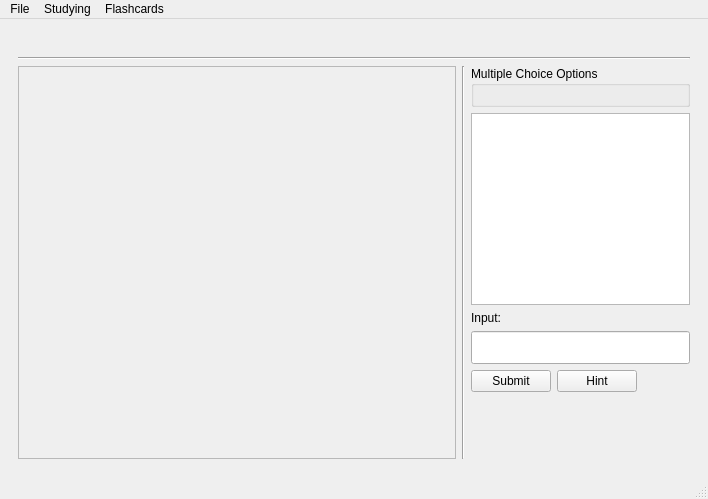
<?xml version="1.0" encoding="UTF-8"?>
<ui version="4.0">
 <class>MainWindow</class>
 <widget class="QMainWindow" name="MainWindow">
  <property name="geometry">
   <rect>
    <x>0</x>
    <y>0</y>
    <width>708</width>
    <height>499</height>
   </rect>
  </property>
  <property name="windowTitle">
   <string>MainWindow</string>
  </property>
  <widget class="QWidget" name="centralwidget">
   <layout class="QHBoxLayout" name="horizontalLayout_2">
    <item>
     <layout class="QHBoxLayout" name="horizontalLayout">
      <item>
       <widget class="QStackedWidget" name="stackedWidget">
        <property name="currentIndex">
         <number>0</number>
        </property>
        <widget class="QWidget" name="page">
         <layout class="QVBoxLayout" name="verticalLayout" stretch="0,0,0">
          <item>
           <widget class="QLabel" name="lblStats">
            <property name="sizePolicy">
             <sizepolicy hsizetype="Preferred" vsizetype="Fixed">
              <horstretch>0</horstretch>
              <verstretch>0</verstretch>
             </sizepolicy>
            </property>
            <property name="text">
             <string/>
            </property>
           </widget>
          </item>
          <item>
           <widget class="Line" name="line_3">
            <property name="orientation">
             <enum>Qt::Horizontal</enum>
            </property>
           </widget>
          </item>
          <item>
           <layout class="QHBoxLayout" name="horizontalLayout_7" stretch="6,0,3">
            <property name="sizeConstraint">
             <enum>QLayout::SetMaximumSize</enum>
            </property>
            <item>
             <widget class="QScrollArea" name="scrollArea">
              <property name="widgetResizable">
               <bool>true</bool>
              </property>
              <widget class="QWidget" name="scrollAreaWidgetContents_2">
               <property name="geometry">
                <rect>
                 <x>0</x>
                 <y>0</y>
                 <width>433</width>
                 <height>386</height>
                </rect>
               </property>
               <layout class="QHBoxLayout" name="horizontalLayout_6">
                <item>
                 <layout class="QVBoxLayout" name="verticalLayout_5">
                  <property name="sizeConstraint">
                   <enum>QLayout::SetMinimumSize</enum>
                  </property>
                  <item>
                   <widget class="QLabel" name="lblNotes1">
                    <property name="text">
                     <string/>
                    </property>
                    <property name="alignment">
                     <set>Qt::AlignCenter</set>
                    </property>
                   </widget>
                  </item>
                  <item>
                   <widget class="QLabel" name="lblNotes2">
                    <property name="text">
                     <string/>
                    </property>
                    <property name="alignment">
                     <set>Qt::AlignCenter</set>
                    </property>
                   </widget>
                  </item>
                  <item>
                   <widget class="QLabel" name="lblNotes3">
                    <property name="text">
                     <string/>
                    </property>
                    <property name="alignment">
                     <set>Qt::AlignCenter</set>
                    </property>
                   </widget>
                  </item>
                  <item>
                   <widget class="QLabel" name="lblNotes4">
                    <property name="text">
                     <string/>
                    </property>
                    <property name="alignment">
                     <set>Qt::AlignCenter</set>
                    </property>
                   </widget>
                  </item>
                 </layout>
                </item>
               </layout>
              </widget>
             </widget>
            </item>
            <item>
             <widget class="Line" name="line_4">
              <property name="orientation">
               <enum>Qt::Vertical</enum>
              </property>
             </widget>
            </item>
            <item>
             <layout class="QVBoxLayout" name="verticalLayout_4" stretch="0,0,0,0,0,0">
              <item>
               <widget class="QGroupBox" name="groupBox">
                <property name="title">
                 <string>Multiple Choice Options</string>
                </property>
                <property name="checkable">
                 <bool>false</bool>
                </property>
                <layout class="QHBoxLayout" name="horizontalLayout_9">
                 <item>
                  <layout class="QGridLayout" name="selectionGridLayout">
                   <property name="spacing">
                    <number>3</number>
                   </property>
                  </layout>
                 </item>
                </layout>
               </widget>
              </item>
              <item>
               <widget class="QListWidget" name="listOfTopics">
                <property name="sizePolicy">
                 <sizepolicy hsizetype="Expanding" vsizetype="Expanding">
                  <horstretch>0</horstretch>
                  <verstretch>0</verstretch>
                 </sizepolicy>
                </property>
                <property name="minimumSize">
                 <size>
                  <width>0</width>
                  <height>0</height>
                 </size>
                </property>
                <property name="maximumSize">
                 <size>
                  <width>16777215</width>
                  <height>16777215</height>
                 </size>
                </property>
                <property name="frameShape">
                 <enum>QFrame::StyledPanel</enum>
                </property>
                <property name="frameShadow">
                 <enum>QFrame::Sunken</enum>
                </property>
                <property name="lineWidth">
                 <number>1</number>
                </property>
                <property name="midLineWidth">
                 <number>0</number>
                </property>
               </widget>
              </item>
              <item>
               <widget class="QLabel" name="label_6">
                <property name="sizePolicy">
                 <sizepolicy hsizetype="Preferred" vsizetype="Fixed">
                  <horstretch>0</horstretch>
                  <verstretch>0</verstretch>
                 </sizepolicy>
                </property>
                <property name="text">
                 <string>Input:</string>
                </property>
               </widget>
              </item>
              <item>
               <widget class="QLineEdit" name="txtInput">
                <property name="sizePolicy">
                 <sizepolicy hsizetype="Fixed" vsizetype="Fixed">
                  <horstretch>0</horstretch>
                  <verstretch>0</verstretch>
                 </sizepolicy>
                </property>
                <property name="maximumSize">
                 <size>
                  <width>2000</width>
                  <height>16777215</height>
                 </size>
                </property>
                <property name="font">
                 <font>
                  <pointsize>16</pointsize>
                 </font>
                </property>
               </widget>
              </item>
              <item>
               <layout class="QHBoxLayout" name="horizontalLayout_8">
                <item>
                 <widget class="QPushButton" name="btnSubmit">
                  <property name="text">
                   <string>Submit</string>
                  </property>
                 </widget>
                </item>
                <item>
                 <widget class="QPushButton" name="btnHint">
                  <property name="text">
                   <string>Hint</string>
                  </property>
                 </widget>
                </item>
                <item>
                 <spacer name="horizontalSpacer_3">
                  <property name="orientation">
                   <enum>Qt::Horizontal</enum>
                  </property>
                  <property name="sizeHint" stdset="0">
                   <size>
                    <width>40</width>
                    <height>20</height>
                   </size>
                  </property>
                 </spacer>
                </item>
               </layout>
              </item>
              <item>
               <spacer name="verticalSpacer">
                <property name="orientation">
                 <enum>Qt::Vertical</enum>
                </property>
                <property name="sizeHint" stdset="0">
                 <size>
                  <width>20</width>
                  <height>40</height>
                 </size>
                </property>
               </spacer>
              </item>
             </layout>
            </item>
           </layout>
          </item>
         </layout>
        </widget>
        <widget class="QWidget" name="page_2">
         <layout class="QVBoxLayout" name="verticalLayout_2">
          <item>
           <widget class="QLabel" name="label_2">
            <property name="text">
             <string>Subjects:</string>
            </property>
           </widget>
          </item>
          <item>
           <widget class="QComboBox" name="subjects">
            <property name="sizePolicy">
             <sizepolicy hsizetype="Fixed" vsizetype="Fixed">
              <horstretch>0</horstretch>
              <verstretch>0</verstretch>
             </sizepolicy>
            </property>
            <property name="minimumSize">
             <size>
              <width>200</width>
              <height>0</height>
             </size>
            </property>
            <property name="font">
             <font>
              <pointsize>12</pointsize>
             </font>
            </property>
           </widget>
          </item>
          <item>
           <layout class="QHBoxLayout" name="horizontalLayout_5">
            <item>
             <widget class="QLabel" name="label_4">
              <property name="text">
               <string>Modules:</string>
              </property>
             </widget>
            </item>
            <item>
             <widget class="QLabel" name="label_3">
              <property name="text">
               <string>Topics:</string>
              </property>
             </widget>
            </item>
           </layout>
          </item>
          <item>
           <widget class="Line" name="line">
            <property name="orientation">
             <enum>Qt::Horizontal</enum>
            </property>
           </widget>
          </item>
          <item>
           <layout class="QHBoxLayout" name="horizontalLayout_3" stretch="0,0">
            <property name="spacing">
             <number>10</number>
            </property>
            <item>
             <widget class="QScrollArea" name="scrollArea_2">
              <property name="widgetResizable">
               <bool>true</bool>
              </property>
              <property name="alignment">
               <set>Qt::AlignCenter</set>
              </property>
              <widget class="QWidget" name="scrollAreaWidgetContents">
               <property name="geometry">
                <rect>
                 <x>0</x>
                 <y>0</y>
                 <width>327</width>
                 <height>285</height>
                </rect>
               </property>
               <layout class="QVBoxLayout" name="verticalLayout_6">
                <property name="spacing">
                 <number>2</number>
                </property>
                <property name="topMargin">
                 <number>9</number>
                </property>
                <item>
                 <layout class="QGridLayout" name="modulesList"/>
                </item>
                <item>
                 <spacer name="verticalSpacer_2">
                  <property name="orientation">
                   <enum>Qt::Vertical</enum>
                  </property>
                  <property name="sizeHint" stdset="0">
                   <size>
                    <width>20</width>
                    <height>40</height>
                   </size>
                  </property>
                 </spacer>
                </item>
               </layout>
              </widget>
             </widget>
            </item>
            <item>
             <layout class="QVBoxLayout" name="verticalLayout_3">
              <item>
               <widget class="QListWidget" name="topicList"/>
              </item>
             </layout>
            </item>
           </layout>
          </item>
          <item>
           <widget class="Line" name="line_2">
            <property name="orientation">
             <enum>Qt::Horizontal</enum>
            </property>
           </widget>
          </item>
          <item>
           <layout class="QHBoxLayout" name="horizontalLayout_4">
            <item>
             <spacer name="horizontalSpacer_2">
              <property name="orientation">
               <enum>Qt::Horizontal</enum>
              </property>
              <property name="sizeHint" stdset="0">
               <size>
                <width>40</width>
                <height>20</height>
               </size>
              </property>
             </spacer>
            </item>
            <item>
             <widget class="QPushButton" name="btnStart">
              <property name="sizePolicy">
               <sizepolicy hsizetype="Fixed" vsizetype="Fixed">
                <horstretch>0</horstretch>
                <verstretch>0</verstretch>
               </sizepolicy>
              </property>
              <property name="minimumSize">
               <size>
                <width>80</width>
                <height>30</height>
               </size>
              </property>
              <property name="text">
               <string>Start</string>
              </property>
             </widget>
            </item>
            <item>
             <widget class="QCheckBox" name="checkBoxMultipleChoice">
              <property name="text">
               <string>Multiple Choice</string>
              </property>
             </widget>
            </item>
            <item>
             <widget class="QCheckBox" name="checkBoxShowListOfWords">
              <property name="text">
               <string>Show list of topics</string>
              </property>
             </widget>
            </item>
            <item>
             <widget class="QCheckBox" name="checkBoxTimed">
              <property name="text">
               <string>Time Individual topics</string>
              </property>
             </widget>
            </item>
            <item>
             <spacer name="horizontalSpacer">
              <property name="orientation">
               <enum>Qt::Horizontal</enum>
              </property>
              <property name="sizeHint" stdset="0">
               <size>
                <width>40</width>
                <height>20</height>
               </size>
              </property>
             </spacer>
            </item>
           </layout>
          </item>
         </layout>
        </widget>
       </widget>
      </item>
     </layout>
    </item>
   </layout>
  </widget>
  <widget class="QMenuBar" name="menubar">
   <property name="geometry">
    <rect>
     <x>0</x>
     <y>0</y>
     <width>708</width>
     <height>22</height>
    </rect>
   </property>
   <widget class="QMenu" name="menuFile">
    <property name="title">
     <string>File</string>
    </property>
    <addaction name="action_Quit"/>
   </widget>
   <widget class="QMenu" name="menuStudying">
    <property name="title">
     <string>Studying</string>
    </property>
    <addaction name="actionStop"/>
   </widget>
   <widget class="QMenu" name="menuFlashcards">
    <property name="title">
     <string>Flashcards</string>
    </property>
    <addaction name="actionRemove"/>
   </widget>
   <addaction name="menuFile"/>
   <addaction name="menuStudying"/>
   <addaction name="menuFlashcards"/>
  </widget>
  <widget class="QStatusBar" name="statusbar"/>
  <action name="action_Quit">
   <property name="text">
    <string>Quit</string>
   </property>
   <property name="statusTip">
    <string>Quit program</string>
   </property>
  </action>
  <action name="actionStart">
   <property name="text">
    <string>Start</string>
   </property>
  </action>
  <action name="actionStop">
   <property name="text">
    <string>Quit</string>
   </property>
  </action>
  <action name="actionGenerate">
   <property name="text">
    <string>Generate</string>
   </property>
   <property name="statusTip">
    <string>Select a OneNote generated PDF to generate flashcards</string>
   </property>
  </action>
  <action name="actionRemove">
   <property name="text">
    <string>Remove</string>
   </property>
   <property name="statusTip">
    <string>Remove a set of flashcards</string>
   </property>
  </action>
 </widget>
 <resources/>
 <connections/>
</ui>
